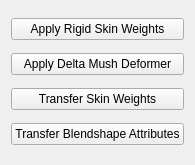
<?xml version="1.0" encoding="UTF-8"?>
<ui version="4.0">
 <class>Form</class>
 <widget class="QWidget" name="Form">
  <property name="geometry">
   <rect>
    <x>0</x>
    <y>0</y>
    <width>175</width>
    <height>165</height>
   </rect>
  </property>
  <property name="windowTitle">
   <string>Form</string>
  </property>
  <layout class="QVBoxLayout" name="verticalLayout">
   <item>
    <widget class="QPushButton" name="applyRigidSkinWeights_btn">
     <property name="text">
      <string>Apply Rigid Skin Weights</string>
     </property>
    </widget>
   </item>
   <item>
    <widget class="QPushButton" name="applyDeltaMushDeformer_btn">
     <property name="text">
      <string>Apply Delta Mush Deformer</string>
     </property>
    </widget>
   </item>
   <item>
    <widget class="QPushButton" name="transSkinWeights_btn">
     <property name="text">
      <string>Transfer Skin Weights</string>
     </property>
    </widget>
   </item>
   <item>
    <widget class="QPushButton" name="transBlendshapAttrs_btn">
     <property name="text">
      <string>Transfer Blendshape Attributes</string>
     </property>
    </widget>
   </item>
  </layout>
 </widget>
 <resources/>
 <connections/>
</ui>
